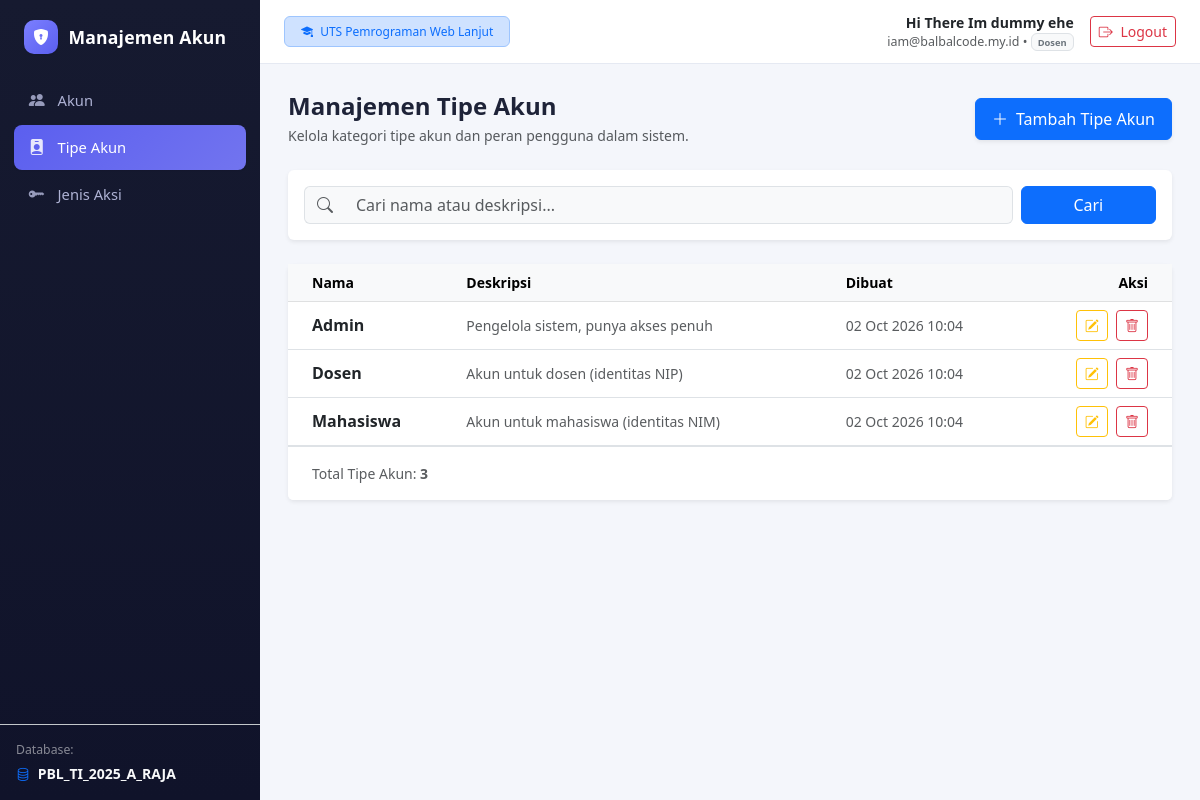
The app's page /account-types (signed in) with its own data.
### tables this page shows
CREATE TABLE `account_type` (
  `id` CHAR(36) NOT NULL,
  `name` VARCHAR(128) NOT NULL,
  `description` TEXT DEFAULT NULL,
  `created_at` DATETIME NOT NULL DEFAULT CURRENT_TIMESTAMP,
  `updated_at` DATETIME NOT NULL DEFAULT CURRENT_TIMESTAMP ON UPDATE CURRENT_TIMESTAMP,
  `deleted_at` DATETIME DEFAULT NULL,
  PRIMARY KEY (`id`)
);

### core/Loader.php (called while the page is built)
<?php
class Loader
{
    public function view($path, $data = [])
    {
        extract($data);
        require __DIR__ . '/../' . $path;
    }
}

### controllers/AccountTypes.php (called while the page is built, shortened)
<?php
require_once __DIR__ . '/../models/AccountTypeModel.php';
class AccountTypes
{
    private $model;
    private $load;
    public function __construct()
    {
        $this->model = new AccountTypeModel();
        $this->load  = new Loader();
    }
    public function index()
    {
        $search = $_GET['q'] ?? '';
        $types  = $this->model->getAll($search);
        $this->load->view('views/account_types/index.php', [
            'types'  => $types,
            'search' => $search,
        ]);
    }
}

### models/AccountTypeModel.php (called while the page is built, shortened)
<?php
require_once __DIR__ . '/../config/database.php';
class AccountTypeModel
{
    private $db;
    public function __construct()
    {
        global $conn;
        $this->db = $conn;
    }
    public function getAccountType($search = null)
    {
        $stmt = $this->db->query(
            "SELECT * FROM account_type
             WHERE deleted_at IS NULL
             ORDER BY created_at DESC"
        );
        return $stmt->fetchAll();
    }
    public function getAll($search = null)
    {
        return $this->getAccountType($search);
    }
}

### views/account_types/index.php (the view, shortened to what this page needs)
<?php
require_once __DIR__ . '/../layout/header.php';
?>
<div class="d-flex justify-content-between align-items-center mb-4">
    <div>
        <h4 class="fw-bold mb-1">Manajemen Tipe Akun</h4>
        <p class="text-muted small mb-0">Kelola kategori tipe akun dan peran pengguna dalam sistem.</p>
    </div>
    <a href="<?= BASE_URL ?>/account-types/create" class="btn btn-primary d-flex align-items-center gap-2 px-3 py-2 shadow-sm">
        <i class="bi bi-plus-lg"></i>
        <span>Tambah Tipe Akun</span>
    </a>
</div>
<div class="card border-0 shadow-sm mb-4">
    <div class="card-body p-3">
        <form method="GET" action="<?= BASE_URL ?>/account-types" class="row g-2 align-items-center">
            <div class="col-md-10">
                <div class="input-group">
                    <span class="input-group-text bg-light border-end-0 text-muted">
                        <i class="bi bi-search"></i>
                    </span>
                    <input type="text" name="q" class="form-control border-start-0 bg-light"
                           placeholder="Cari nama atau deskripsi..."
                           value="<?= htmlspecialchars($search ?? '') ?>">
                </div>
            </div>
            <div class="col-md-2 d-flex gap-2">
                <button type="submit" class="btn btn-primary w-100">
                    Cari
                </button>
            </div>
        </form>
    </div>
</div>
<?php if (empty($types)): ?>
    <div class="card border-0 shadow-sm text-center p-5">
        <div class="py-4">
            <i class="bi bi-person-badge text-muted" style="font-size: 3rem;"></i>
            <h5 class="mt-3 text-muted">Tidak ada data tipe akun yang ditemukan</h5>
            <p class="text-muted small">Coba kata kunci pencarian lain atau buat tipe akun baru.</p>
            <a href="<?= BASE_URL ?>/account-types/create" class="btn btn-primary btn-sm mt-2">
                <i class="bi bi-plus-lg"></i> Tambah Tipe Akun Baru
            </a>
        </div>
    </div>
<?php else: ?>
    <div class="card border-0 shadow-sm">
        <div class="table-responsive">
            <table class="table table-hover align-middle mb-0">
                <thead class="table-light text-secondary small">
                    <tr>
                        <th class="ps-4">Nama</th>
                        <th>Deskripsi</th>
                        <th>Dibuat</th>
                        <th class="text-end pe-4">Aksi</th>
                    </tr>
                </thead>
                <tbody>
                    <?php foreach ($types as $row): ?>
                    <tr>
                        <td class="ps-4">
                            <span class="fw-semibold text-dark"><?= htmlspecialchars($row['name']) ?></span>
                        </td>
                        <td>
                            <span class="text-muted small"><?= htmlspecialchars($row['description'] ?? '-') ?></span>
                        </td>
                        <td>
                            <span class="text-muted small">
                                <?= date('d M Y H:i', strtotime($row['created_at'])) ?>
                            </span>
                        </td>
                        <td class="text-end pe-4">
                            <a href="<?= BASE_URL ?>/account-types/<?= $row['id'] ?>/edit"
                               class="btn btn-outline-warning btn-sm me-1" title="Ubah">
                                <i class="bi bi-pencil-square"></i>
                            </a>
                            <form action="<?= BASE_URL ?>/account-types/<?= $row['id'] ?>/delete" method="POST"
                                  class="d-inline" onsubmit="return confirm('Apakah Anda yakin ingin menghapus tipe akun ini? (Soft Delete)');">
                                <button type="submit" class="btn btn-outline-danger btn-sm" title="Hapus">
                                    <i class="bi bi-trash"></i>
                                </button>
                            </form>
                        </td>
                    </tr>
                    <?php endforeach; ?>
                </tbody>
            </table>
        </div>
        <div class="card-footer bg-white border-top text-muted small py-3 ps-4">
            Total Tipe Akun: <strong><?= count($types) ?></strong>
        </div>
    </div>
<?php endif; ?>
<?php require_once __DIR__ . '/../layout/footer.php'; ?>

### views/layout/header.php (shortened to what this page needs)
<?php
global $page;
$currentUser = $_SESSION['user'] ?? null;
?>
<!DOCTYPE html>
<html lang="id">
<head>
    <link href="https://cdn.jsdelivr.net/npm/bootstrap@5.3.0/dist/css/bootstrap.min.css" rel="stylesheet">
    <link href="https://cdn.jsdelivr.net/npm/bootstrap-icons@1.11.3/font/bootstrap-icons.min.css" rel="stylesheet">
    <link href="<?= BASE_URL ?>/assets/css/style.css" rel="stylesheet">
</head>
<body>
    <div class="app-shell" id="appShell">
        <aside class="sidebar">
            <a href="<?= BASE_URL ?>/accounts" class="sidebar-brand">
                <span class="brand-mark"><i class="bi bi-shield-lock-fill"></i></span>
                <span>Manajemen Akun</span>
            </a>
            <ul class="sidebar-nav">
                <li>
                    <a href="<?= BASE_URL ?>/accounts" class="nav-link <?= ($page === 'accounts') ? 'active' : '' ?>">
                        <i class="bi bi-people-fill"></i>
                        <span>Akun</span>
                    </a>
                </li>
                <li>
                    <a href="<?= BASE_URL ?>/account-types" class="nav-link <?= ($page === 'account-types') ? 'active' : '' ?>">
                        <i class="bi bi-person-badge-fill"></i>
                        <span>Tipe Akun</span>
                    </a>
                </li>
                <li>
                    <a href="<?= BASE_URL ?>/actions" class="nav-link <?= ($page === 'actions') ? 'active' : '' ?>">
                        <i class="bi bi-key-fill"></i>
                        <span>Jenis Aksi</span>
                    </a>
                </li>
            </ul>
            <div class="p-3 text-muted small border-top border-secondary-subtle">
                <div class="text-white-50 small mb-1">Database:</div>
                <div class="fw-semibold text-light text-truncate" title="PBL_TI_2025_A_RAJA">
                    <i class="bi bi-database me-1 text-primary"></i> PBL_TI_2025_A_RAJA
                </div>
            </div>
        </aside>
        <div class="main">
            <header class="topbar">
                <div class="d-flex align-items-center">
                    <span class="badge bg-primary-subtle text-primary border border-primary-subtle px-3 py-2 fw-medium">
                        <i class="bi bi-mortarboard-fill me-1"></i> UTS Pemrograman Web Lanjut
                    </span>
                </div>
                <div class="d-flex align-items-center gap-3">
                    <?php if ($currentUser): ?>
                        <div class="text-end d-none d-sm-block">
                            <div class="fw-bold small text-dark"><?= htmlspecialchars($currentUser['name']) ?></div>
                            <div class="text-muted" style="font-size: 0.78rem;">
                                <?= htmlspecialchars($currentUser['email']) ?>
                                <?php if (!empty($currentUser['account_type_name'])): ?>
                                    &bull; <span class="badge bg-light text-secondary border"><?= htmlspecialchars($currentUser['account_type_name']) ?></span>
                                <?php endif; ?>
                            </div>
                        </div>
                        <a href="<?= BASE_URL ?>/auth/logout" class="btn btn-outline-danger btn-sm" title="Keluar">
                            <i class="bi bi-box-arrow-right me-1"></i> Logout
                        </a>
                    <?php endif; ?>
                </div>
            </header>
            <main class="content">

### assets/css/style.css (style rules this page uses)
:root { --sidebar-w: 260px; --topbar-h: 64px; --color-bg: #f4f6fb; --color-surface: #ffffff; --color-border: #e5e9f2; --color-text: #1e2338; --color-primary: #5b5fef; --sidebar-bg: #161a30; --sidebar-bg-elevated: #1f2444; --sidebar-text: #aeb2d4; --sidebar-accent: #7b7fff; --radius-sm: 8px; --shadow-sm: 0 1px 2px rgba(16, 20, 40, 0.06); }
* { box-sizing: border-box; }
body { background: var(--color-bg); color: var(--color-text); font-family: 'Segoe UI', Roboto, -apple-system, BlinkMacSystemFont, sans-serif; -webkit-font-smoothing: antialiased; }
.app-shell { display: flex; min-height: 100vh; }
.sidebar { width: var(--sidebar-w); flex-shrink: 0; background: linear-gradient(180deg, var(--sidebar-bg) 0%, #10132a 100%); color: var(--sidebar-text); display: flex; flex-direction: column; position: fixed; top: 0; left: 0; bottom: 0; z-index: 1030; transition: transform 0.25s ease; }
.sidebar-brand { display: flex; align-items: center; gap: 0.65rem; padding: 1.25rem 1.5rem; color: #fff; text-decoration: none; font-weight: 700; font-size: 1.1rem; letter-spacing: 0.2px; }
.sidebar-brand .brand-mark { width: 34px; height: 34px; border-radius: 10px; background: linear-gradient(135deg, var(--sidebar-accent), var(--color-primary)); display: flex; align-items: center; justify-content: center; font-size: 1rem; box-shadow: var(--shadow-sm); }
.sidebar-nav { list-style: none; margin: 0; padding: 0.25rem 0.9rem; flex: 1; }
.sidebar-nav .nav-link { display: flex; align-items: center; gap: 0.75rem; padding: 0.65rem 0.85rem; border-radius: var(--radius-sm); color: var(--sidebar-text); text-decoration: none; font-size: 0.92rem; font-weight: 500; margin-bottom: 2px; transition: background 0.15s ease, color 0.15s ease; }
.sidebar-nav .nav-link i { width: 1.1rem; text-align: center; font-size: 1rem; opacity: 0.85; }
.sidebar-nav .nav-link.active { background: linear-gradient(135deg, var(--color-primary), #7274ef); color: #fff; box-shadow: var(--shadow-sm); }
.topbar { height: var(--topbar-h); background: var(--color-surface); border-bottom: 1px solid var(--color-border); display: flex; align-items: center; justify-content: space-between; padding: 0 1.5rem; position: sticky; top: 0; z-index: 1020; }
.main { margin-left: var(--sidebar-w); flex: 1; display: flex; flex-direction: column; min-width: 0; }
.content { padding: 1.75rem; flex: 1; }

### records on screen
account_type: name "Dosen", description "Akun untuk dosen (identitas NIP)", created_at "02 Oct 2026 10:04"
account_type: name "Admin", description "Pengelola sistem, punya akses penuh", created_at "02 Oct 2026 10:04"
account_type: name "Mahasiswa", description "Akun untuk mahasiswa (identitas NIM)", created_at "02 Oct 2026 10:04"

### other values on screen
$currentUser['name'] "Hi There Im dummy ehe"
$currentUser['email'] "iam@balbalcode.my.id"
count($types) "3"
